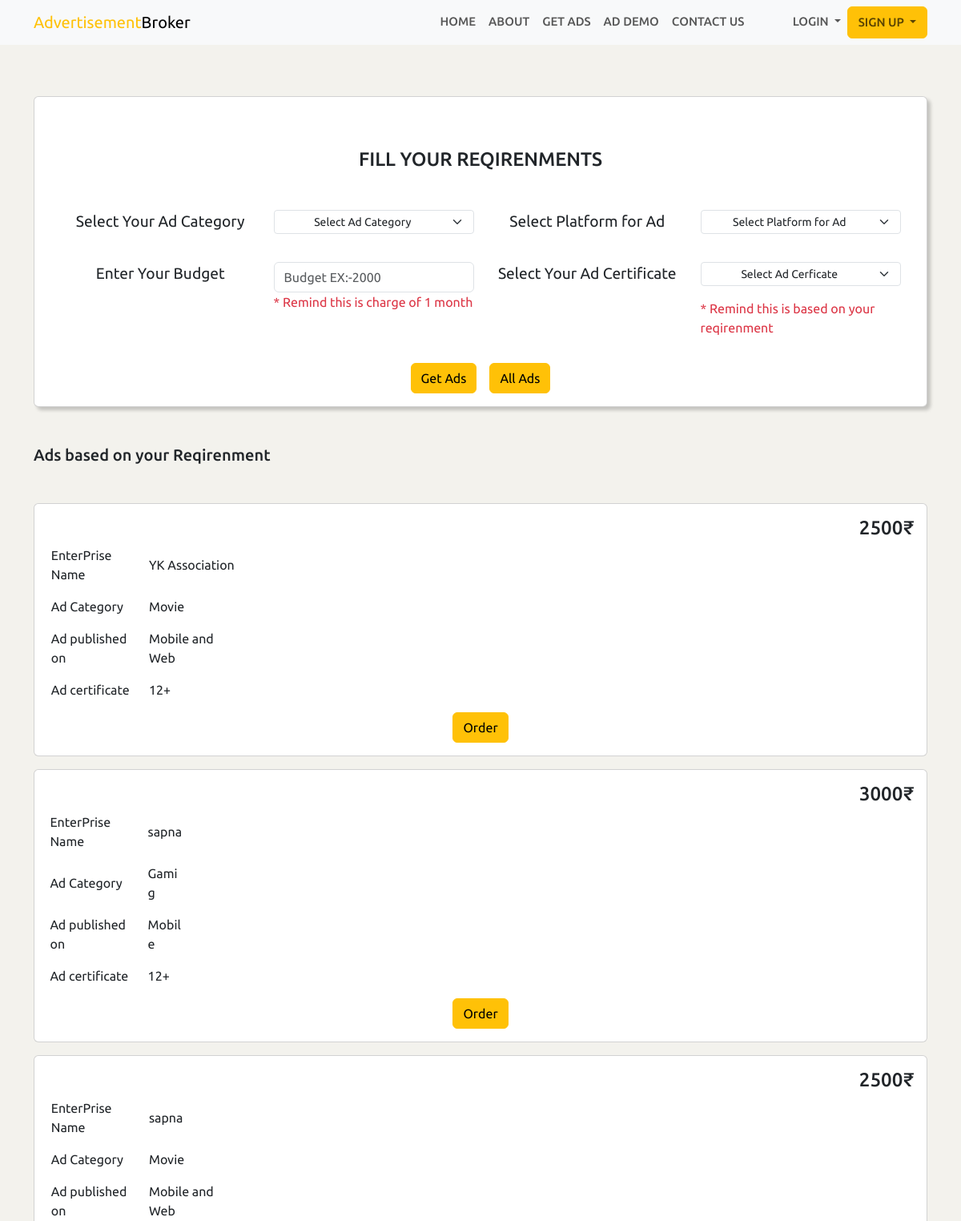
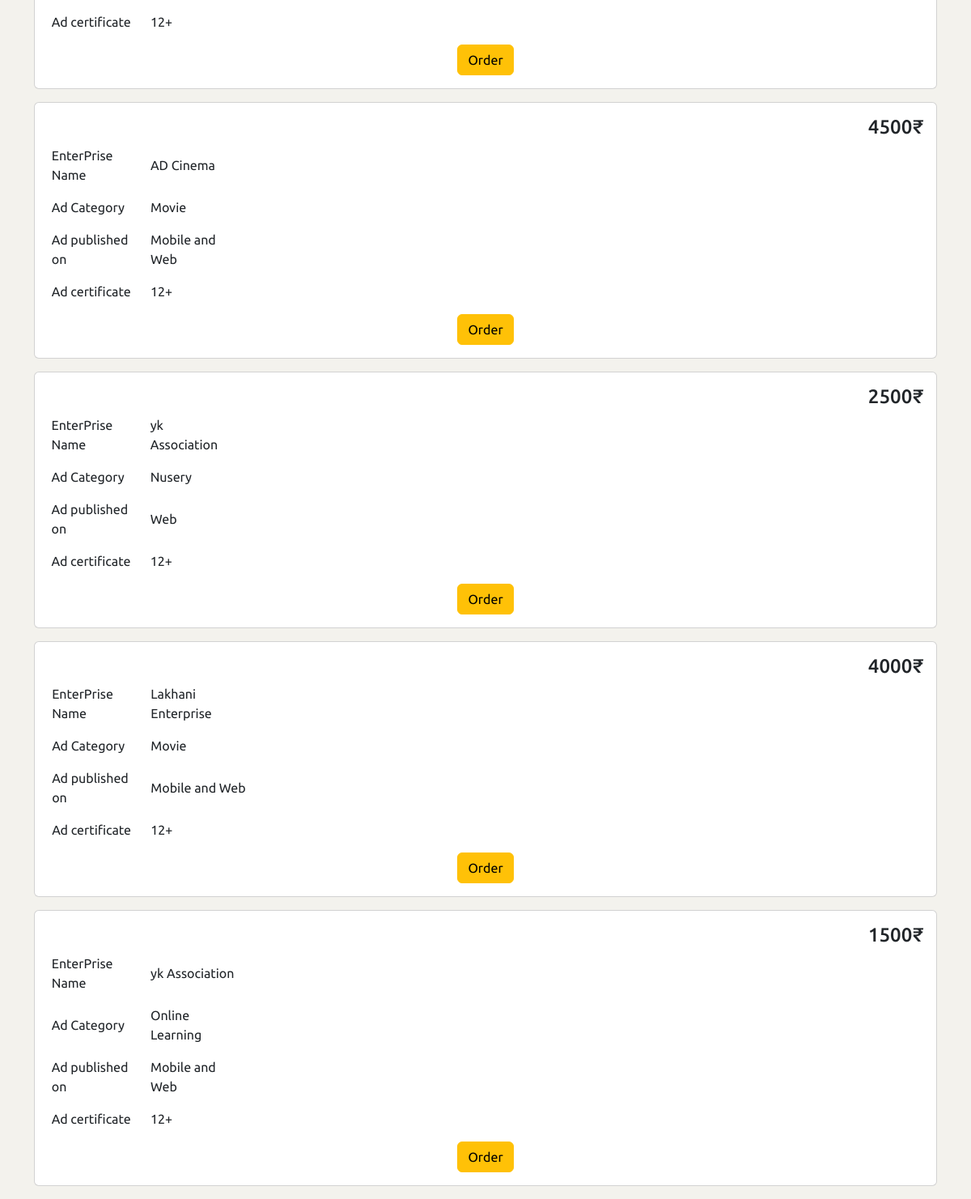
Page /User/pages/get_ads.php on the committed database (2 pictures, top to bottom).
### tables this page shows
CREATE TABLE `advertize_tbl` (
  `ads_id` varchar(15) NOT NULL,
  `ads_category` varchar(25) NOT NULL,
  `pub_id` varchar(15) NOT NULL,
  `enterprise_name` varchar(25) NOT NULL,
  `Ad_for` varchar(20) NOT NULL,
  `price` varchar(10) NOT NULL,
  `ad_section` varchar(5) NOT NULL DEFAULT '12+',
  `ad_image_path` varchar(50) DEFAULT NULL
);

### User/getAdsModule.php (called while the page is built, shortened)
<?php
function Get_AllAds($con)
{
    $sql = "select * from advertize_tbl;";
    $stmt = $con->prepare($sql);
    $stmt->execute();
    $data = $stmt->get_result();
    return $data;
}
?>

### User/pages/get_ads.php (the view, shortened to what this page needs)
<?php
include_once "./bash.php";
include_once "../getAdsModule.php";
$con = Db_Connection();
$data = Get_AllAds($con);
if (isset($_POST["btnGetAds"])) {
    $ad_category = $_POST["select_ad_category"];
    $ad_platform = $_POST["select_ad_platform"];
    $ad_budget = $_POST["ad_Budget"];
    $data = Search_Ad($con, $ad_category, $ad_platform, $ad_budget);
} else {
    echo "No ads Founded";
}
?>
<!DOCTYPE html>
<html lang="en">
<head>
    <link rel="stylesheet" href="../static/bootstrap.min.css">
</head>
<body style="background-color: #f3f2ed;">
    <div class="container mt-5 pt-5">
        <div class="card px-3" style="box-shadow: 4px 4px 4px rgb(0 0 0 / 0.2);">
            <div class="card-body">
                <h4 class="text-center text-uppercase my-5">Fill Your Reqirenments</h4>
                <form action="./get_ads.php" method="POST" class="row g-3">
                    <div class="col-md-3 text-center">
                        <label>Select Your Ad Category</label>
                    </div>
                    <div class="col-md-3">
                        <select class="form-select form-select-sm mb-3" name="select_ad_category">
                            <option selected>Select Ad Category</option>
                        </select>
                    </div>
                    <div class="col-md-3 text-center">
                        <label>Select Platform for Ad</label>
                    </div>
                    <div class="col-md-3">
                        <select class="form-select form-select-sm mb-3" name="select_ad_platform">
                            <option selected>Select Platform for Ad</option>
                        </select>
                    </div>
                    <div class="col-md-3 text-center">
                        <label>Enter Your Budget</label>
                    </div>
                    <div class="col-md-3">
                        <input type="number" class="form-control" name="ad_Budget" id="txtBudget"
                            placeholder="Budget EX:-2000">
                        <p class="text-danger">* Remind this is charge of 1 month</p>
                    </div>
                    <div class="col-md-3 text-center">
                        <label>Select Your Ad Certificate</label>
                    </div>
                    <div class="col-md-3">
                        <select class="form-select form-select-sm mb-3" aria-label=".form-select-lg example">
                            <option selected>Select Ad Cerficate</option>
                        </select>
                        <p class="text-danger">* Remind this is based on your reqirenment</p>
                    </div>
                    <div class="col-md-12 d-flex justify-content-center">
                        <button type="submit" class="btn btn-warning me-2" name="btnGetAds">Get Ads</button>
                        <button type="submit" class="btn btn-warning ms-2" name="btnAllAds">All Ads</button>
                    </div>
                </form>
            </div>
        </div>
        <div class="col-md-12 my-5">
            <h5>Ads based on your Reqirenment</h5>
        </div>
        <div class="AD_list mb-3">
            <?php
            while ($row = $data->fetch_assoc()) {
                ?>
                <div class="card mb-3">
                    <div class="card-body">
                        <div class="col-md-12">
                            <h4 class="text-dark d-flex justify-content-end">
                                <?php echo $row["price"] ?>₹
                            </h4>
                        </div>
                        <div class="col-md-12 m-auto">
                            <table class="table-responsive">
                                <tr>
                                    <td>
                                        <p>EnterPrise Name</p>
                                    </td>
                                    <td>
                                        <p>
                                            <?php echo $row["enterprise_name"] ?>
                                        </p>
                                    </td>
                                </tr>
                                <tr>
                                    <td>
                                        <p>Ad Category</p>
                                    </td>
                                    <td>
                                        <p>
                                            <?php echo $row["ads_category"] ?>
                                        </p>
                                    </td>
                                </tr>
                                <tr>
                                    <td>
                                        <p>Ad published on</p>
                                    </td>
                                    <td>
                                        <p>
                                            <?php echo $row["Ad_for"] ?>
                                        </p>
                                    </td>
                                </tr>
                                <tr>
                                    <td>
                                        <p>Ad certificate</p>
                                    </td>
                                    <td>
                                        <p>
                                            <?php echo $row["ad_section"] ?>
                                        </p>
                                    </td>
                                </tr>
                            </table>
                        </div>
                        <div class="col-md-12 d-flex justify-content-center">
                            <form action="./get_ads.php" method="post">
                                <button type="submit" class="btn btn-warning " name="delete"
                                    onclick="return alert('Order Facility Added Soon...\n We Apologise for that.')">Order</button>
                            </form>
                        </div>
                    </div>
                </div>
            <?php } ?>
        </div>
    </div>
</body>
</html>

### User/static/home.css (style rules this page uses)
* { font-family: system-ui, -apple-system, BlinkMacSystemFont, 'Segoe UI', Roboto, Oxygen, Ubuntu, Cantarell, 'Open Sans', 'Helvetica Neue', sans-serif; font-family: 'Ubuntu', sans-serif; }
body { background: #f1fbff; }
label { justify-content: center; margin-bottom: 20px; text-align: center; font-size: 120%; }
select { width: 250px; height: 30px; margin-bottom: 10px; margin-top: 10px; text-align: center; justify-content: center; border-radius: 10px; }

### User/pages/get_ads.php (style rules this page uses)
table, tr, td { padding: 0% 2%; }

### rows in the picture
advertize_tbl: price "2500", enterprise_name "YK Association", ads_category "Movie", Ad_for "Mobile and Web", ad_section "12+"
advertize_tbl: price "3000", enterprise_name "sapna", ads_category "Gamig", Ad_for "Mobile", ad_section "12+"
advertize_tbl: price "2500", enterprise_name "sapna", ads_category "Movie", Ad_for "Mobile and Web", ad_section "12+"
advertize_tbl: price "4500", enterprise_name "AD Cinema", ads_category "Movie", Ad_for "Mobile and Web", ad_section "12+"
advertize_tbl: price "2500", enterprise_name "yk Association", ads_category "Nusery", Ad_for "Web", ad_section "12+"
advertize_tbl: price "4000", enterprise_name "Lakhani Enterprise", ads_category "Movie", Ad_for "Mobile and Web", ad_section "12+"
advertize_tbl: price "1500", enterprise_name "yk Association", ads_category "Online Learning", Ad_for "Mobile and Web", ad_section "12+"
